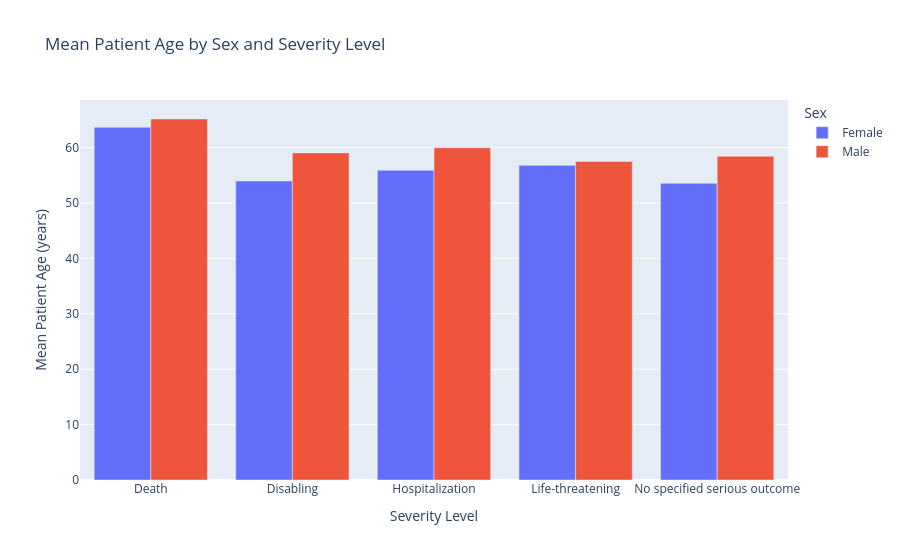

The notebook cell saved with this chart:
### Code cell
fig = px.bar(
    age_sex_severity,
    x="severity_label",
    y="patient_age",
    color="patient_sex",
    barmode="group",
    title="Mean Patient Age by Sex and Severity Level",
    labels={
        "severity_label": "Severity Level",
        "patient_age": "Mean Patient Age (years)",
        "patient_sex": "Sex"
    }
)

fig.show()

### Figure 1 — Plotly figure (JSON) as saved in the notebook; plotly's stock layout.template omitted (floating-point values rounded to 4 significant figures)
{"data": [{"alignmentgroup": "True", "hovertemplate": "Sex=Female<br>Severity Level=%{x}<br>Mean Patient Age (years)=%{y}<extra></extra>", "legendgroup": "Female", "marker": {"color": "#636efa", "pattern": {"shape": ""}}, "name": "Female", "offsetgroup": "Female", "orientation": "v", "showlegend": true, "textposition": "auto", "type": "bar", "x": ["Death", "Disabling", "Hospitalization", "Life-threatening", "No specified serious outcome"], "xaxis": "x", "y": [63.67, 53.98, 55.91, 56.8, 53.57], "yaxis": "y"}, {"alignmentgroup": "True", "hovertemplate": "Sex=Male<br>Severity Level=%{x}<br>Mean Patient Age (years)=%{y}<extra></extra>", "legendgroup": "Male", "marker": {"color": "#EF553B", "pattern": {"shape": ""}}, "name": "Male", "offsetgroup": "Male", "orientation": "v", "showlegend": true, "textposition": "auto", "type": "bar", "x": ["Death", "Disabling", "Hospitalization", "Life-threatening", "No specified serious outcome"], "xaxis": "x", "y": [65.16, 59.05, 59.99, 57.52, 58.43], "yaxis": "y"}], "layout": {"barmode": "group", "legend": {"title": {"text": "Sex"}, "tracegroupgap": 0}, "title": {"text": "Mean Patient Age by Sex and Severity Level"}, "xaxis": {"anchor": "y", "domain": [0, 1], "title": {"text": "Severity Level"}}, "yaxis": {"anchor": "x", "domain": [0, 1], "title": {"text": "Mean Patient Age (years)"}}}}
